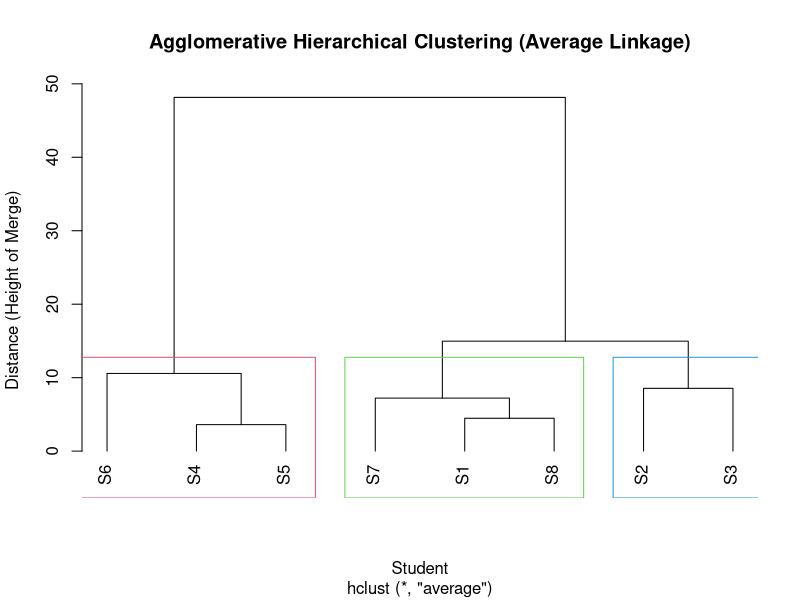

The R script that drew this image:
# Step 1: Initialization

student_data <- data.frame(
  Student = paste0("S", 1:8),
  Math = c(80, 85, 88, 40, 42, 50, 75, 78),
  English = c(78, 82, 90, 45, 48, 52, 70, 74)
)


data_for_clustering <- student_data[, 2:3]
rownames(data_for_clustering) <- student_data$Student

print("--- Prepared Data ---")
print(data_for_clustering)

# Step 2: Calculate Proximity Matrix
distance_matrix <- dist(data_for_clustering, method = "euclidean")

print("--- Euclidean Distance Matrix (Proximity Matrix) ---")
print(distance_matrix)

# Steps 3 & 4:
hac_model <- hclust(distance_matrix, method = "average")

print("--- Hierarchical Clustering Model Summary ---")
print(hac_model)

# Step 5: Repetition and Stopping Condition
plot(hac_model, 
     main = "Agglomerative Hierarchical Clustering (Average Linkage)",
     xlab = "Student", 
     ylab = "Distance (Height of Merge)",
     hang = -1)

k_clusters <- 3
cluster_assignment <- cutree(hac_model, k = k_clusters)


rect.hclust(hac_model, k = k_clusters, border = 2:4)

print(paste("--- Final Cluster Assignment (k =", k_clusters, ") ---"))

final_data_with_clusters <- cbind(data_for_clustering, Cluster = cluster_assignment)
print(final_data_with_clusters)